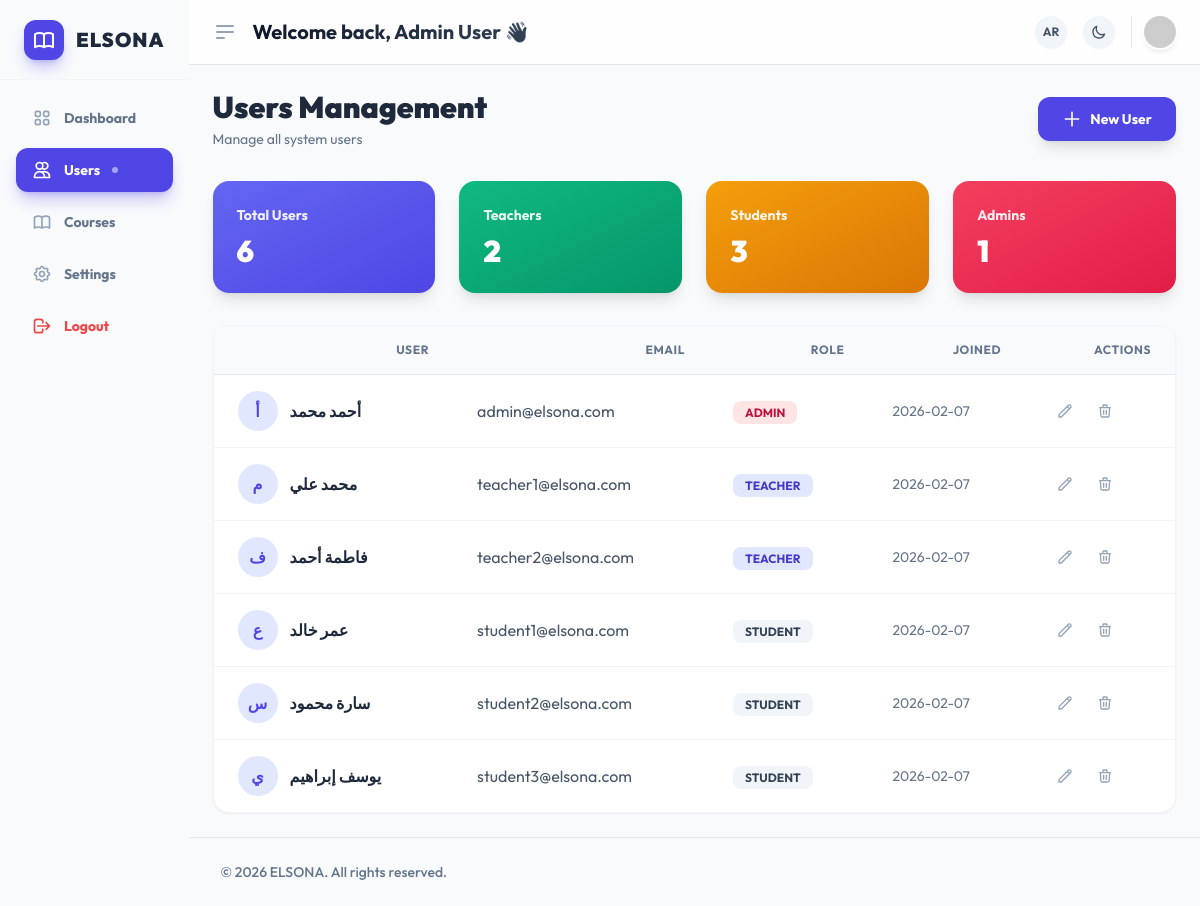
Page /dashboard/admin/users.php?lang=en on the committed database.
### tables this page shows
CREATE TABLE users (
            id INTEGER PRIMARY KEY AUTOINCREMENT,
            name TEXT NOT NULL,
            email TEXT UNIQUE NOT NULL,
            password TEXT NOT NULL,
            role TEXT DEFAULT 'user',
            created_at DATETIME DEFAULT CURRENT_TIMESTAMP
        );

### dashboard/admin/users.php (the view, shortened to what this page needs)
<?php
require '../includes/header.php';
require '../db.php';
$users = $pdo->query("SELECT * FROM users ORDER BY created_at DESC")->fetchAll();
?>
<div class="flex items-center justify-between mb-8">
    <div>
        <h2 class="text-3xl font-black text-slate-800 dark:text-white">
            <?php echo t('إدارة المستخدمين', 'Users Management'); ?>
        </h2>
        <p class="text-slate-500 text-sm mt-1">
            <?php echo t('إدارة جميع مستخدمي النظام', 'Manage all system users'); ?>
        </p>
    </div>
    <button onclick="document.getElementById('createUserModal').classList.remove('hidden')"
        class="bg-indigo-600 text-white px-6 py-3 rounded-xl font-bold text-sm hover:bg-indigo-700 transition-all shadow-lg hover:shadow-xl hover:-translate-y-0.5 flex items-center gap-2">
        <svg class="w-5 h-5" fill="none" stroke="currentColor" viewBox="0 0 24 24">
            <path stroke-linecap="round" stroke-linejoin="round" stroke-width="2" d="M12 4v16m8-8H4"></path>
        </svg>
        <?php echo t('مستخدم جديد', 'New User'); ?>
    </button>
</div>
<div class="grid grid-cols-1 md:grid-cols-4 gap-6 mb-8">
    <div class="bg-gradient-to-br from-indigo-500 to-indigo-600 p-6 rounded-2xl text-white shadow-lg">
        <div class="text-sm font-bold opacity-90 mb-2">
            <?php echo t('إجمالي المستخدمين', 'Total Users'); ?>
        </div>
        <div class="text-3xl font-black">
            <?php echo count($users); ?>
        </div>
    </div>
    <div class="bg-gradient-to-br from-emerald-500 to-emerald-600 p-6 rounded-2xl text-white shadow-lg">
        <div class="text-sm font-bold opacity-90 mb-2">
            <?php echo t('المعلمين', 'Teachers'); ?>
        </div>
        <div class="text-3xl font-black">
            <?php echo count(array_filter($users, fn($u) => $u['role'] === 'teacher')); ?>
        </div>
    </div>
    <div class="bg-gradient-to-br from-amber-500 to-amber-600 p-6 rounded-2xl text-white shadow-lg">
        <div class="text-sm font-bold opacity-90 mb-2">
            <?php echo t('الطلاب', 'Students'); ?>
        </div>
        <div class="text-3xl font-black">
            <?php echo count(array_filter($users, fn($u) => $u['role'] === 'student')); ?>
        </div>
    </div>
    <div class="bg-gradient-to-br from-rose-500 to-rose-600 p-6 rounded-2xl text-white shadow-lg">
        <div class="text-sm font-bold opacity-90 mb-2">
            <?php echo t('المدراء', 'Admins'); ?>
        </div>
        <div class="text-3xl font-black">
            <?php echo count(array_filter($users, fn($u) => $u['role'] === 'admin')); ?>
        </div>
    </div>
</div>
<div
    class="bg-white dark:bg-slate-800 rounded-2xl shadow-sm border border-slate-100 dark:border-slate-700/50 overflow-hidden">
    <div class="overflow-x-auto">
        <table class="w-full">
            <thead class="bg-slate-50 dark:bg-slate-900 border-b border-slate-200 dark:border-slate-700">
                <tr>
                    <th class="px-6 py-4 text-right text-xs font-bold text-slate-500 uppercase tracking-wider">
                        <?php echo t('المستخدم', 'User'); ?>
                    </th>
                    <th class="px-6 py-4 text-right text-xs font-bold text-slate-500 uppercase tracking-wider">
                        <?php echo t('البريد الإلكتروني', 'Email'); ?>
                    </th>
                    <th class="px-6 py-4 text-right text-xs font-bold text-slate-500 uppercase tracking-wider">
                        <?php echo t('الدور', 'Role'); ?>
                    </th>
                    <th class="px-6 py-4 text-right text-xs font-bold text-slate-500 uppercase tracking-wider">
                        <?php echo t('تاريخ الإنضمام', 'Joined'); ?>
                    </th>
                    <th class="px-6 py-4 text-right text-xs font-bold text-slate-500 uppercase tracking-wider">
                        <?php echo t('الإجراءات', 'Actions'); ?>
                    </th>
                </tr>
            </thead>
            <tbody class="divide-y divide-slate-100 dark:divide-slate-700">
                <?php foreach ($users as $user): ?>
                    <tr class="hover:bg-slate-50 dark:hover:bg-slate-700/30 transition-colors">
                        <td class="px-6 py-4">
                            <div class="flex items-center gap-3">
                                <div
                                    class="w-10 h-10 rounded-full bg-indigo-100 dark:bg-indigo-900/50 flex items-center justify-center text-indigo-600 dark:text-indigo-400 font-bold">
                                    <?php echo strtoupper(substr($user['name'], 0, 2)); ?>
                                </div>
                                <div>
                                    <div class="font-bold text-slate-800 dark:text-white">
                                        <?php echo htmlspecialchars($user['name']); ?>
                                    </div>
                                </div>
                            </div>
                        </td>
                        <td class="px-6 py-4 text-slate-600 dark:text-slate-400">
                            <?php echo htmlspecialchars($user['email']); ?>
                        </td>
                        <td class="px-6 py-4">
                            <span class="px-3 py-1 rounded-lg text-xs font-bold uppercase
                            <?php
                            echo $user['role'] === 'admin' ? 'bg-rose-100 text-rose-700 dark:bg-rose-900/30 dark:text-rose-400' :
                                ($user['role'] === 'teacher' ? 'bg-indigo-100 text-indigo-700 dark:bg-indigo-900/30 dark:text-indigo-400' :
                                    'bg-slate-100 text-slate-700 dark:bg-slate-700 dark:text-slate-300');
                            ?>">
                                <?php echo t($user['role'] === 'admin' ? 'مدير' : ($user['role'] === 'teacher' ? 'معلم' : 'مستخدم'), ucfirst($user['role'])); ?>
                            </span>
                        </td>
                        <td class="px-6 py-4 text-slate-500 text-sm">
                            <?php echo date('Y-m-d', strtotime($user['created_at'])); ?>
                        </td>
                        <td class="px-6 py-4">
                            <div class="flex items-center gap-2">
                                <button
                                    class="p-2 hover:bg-slate-100 dark:hover:bg-slate-700 rounded-lg text-slate-400 hover:text-indigo-600 transition-colors">
                                    <svg class="w-4 h-4" fill="none" stroke="currentColor" viewBox="0 0 24 24">
                                        <path stroke-linecap="round" stroke-linejoin="round" stroke-width="2"
                                            d="M15.232 5.232l3.536 3.536m-2.036-5.036a2.5 2.5 0 113.536 3.536L6.5 21.036H3v-3.572L16.732 3.732z">
                                        </path>
                                    </svg>
                                </button>
                                <a href="?delete=<?php echo $user['id']; ?>&lang=<?php echo $lang; ?>"
                                    onclick="return confirm('<?php echo t('هل أنت متأكد من حذف هذا المستخدم؟', 'Are you sure you want to delete this user?'); ?>')"
                                    class="p-2 hover:bg-slate-100 dark:hover:bg-slate-700 rounded-lg text-slate-400 hover:text-red-600 transition-colors">
                                    <svg class="w-4 h-4" fill="none" stroke="currentColor" viewBox="0 0 24 24">
                                        <path stroke-linecap="round" stroke-linejoin="round" stroke-width="2"
                                            d="M19 7l-.867 12.142A2 2 0 0116.138 21H7.862a2 2 0 01-1.995-1.858L5 7m5 4v6m4-6v6m1-10V4a1 1 0 00-1-1h-4a1 1 0 00-1 1v3M4 7h16">
                                        </path>
                                    </svg>
                                </a>
                            </div>
                        </td>
                    </tr>
                <?php endforeach; ?>
            </tbody>
        </table>
    </div>
</div>
<?php require '../includes/footer.php'; ?>

### rows in the picture
users: name "أ", name "أحمد محمد", email "admin@elsona.com", role "ADMIN", created_at "2026-02-07"
users: name "م", name "محمد علي", email "teacher1@elsona.com", role "TEACHER", created_at "2026-02-07"
users: name "ف", name "فاطمة أحمد", email "teacher2@elsona.com", role "TEACHER", created_at "2026-02-07"
users: name "ع", name "عمر خالد", email "student1@elsona.com", role "STUDENT", created_at "2026-02-07"
users: name "س", name "سارة محمود", email "student2@elsona.com", role "STUDENT", created_at "2026-02-07"
users: name "ي", name "يوسف إبراهيم", email "student3@elsona.com", role "STUDENT", created_at "2026-02-07"

### other values in the picture
t('أهل السنة', 'ELSONA') "ELSONA"
$item['label'] "Dashboard"
$item['label'] "Users"
$item['label'] "Courses"
$item['label'] "Settings"
$item['label'] "Logout"
t('إدارة المستخدمين', 'Users Management') "Users Management"
t('إدارة جميع مستخدمي النظام', 'Manage all system users') "Manage all system users"
t('مستخدم جديد', 'New User') "New User"
t('إجمالي المستخدمين', 'Total Users') "Total Users"
count($users) "6"
t('المعلمين', 'Teachers') "Teachers"
count(array_filter($users, fn($u) => $u['role'] === 'teacher')) "2"
t('الطلاب', 'Students') "Students"
count(array_filter($users, fn($u) => $u['role'] === 'student')) "3"
